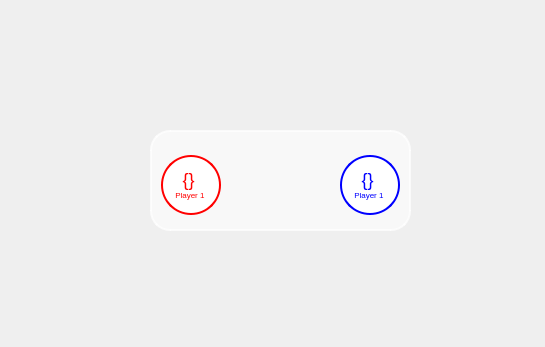
<?xml version="1.0" encoding="UTF-8"?>
<ui version="4.0">
 <class>Form</class>
 <widget class="QWidget" name="Form">
  <property name="geometry">
   <rect>
    <x>0</x>
    <y>0</y>
    <width>545</width>
    <height>347</height>
   </rect>
  </property>
  <property name="windowTitle">
   <string>Scoreboard</string>
  </property>
  <property name="styleSheet">
   <string notr="true">QWidget{
	background-image: url(:/scoreboards/scoreboard/scr_brd (1).jpg);
}</string>
  </property>
  <widget class="QFrame" name="frame">
   <property name="geometry">
    <rect>
     <x>150</x>
     <y>130</y>
     <width>261</width>
     <height>101</height>
    </rect>
   </property>
   <property name="styleSheet">
    <string notr="true">QFrame{
	border-radius: 20px;
	border: 2px solid rgba(255, 255, 255, 180);
	background: rgba(255, 255, 255, 140);
}
QLabel{
	background: #fff;
	border-radius: 30px;
	border: 2px solid gray;
}</string>
   </property>
   <property name="frameShape">
    <enum>QFrame::StyledPanel</enum>
   </property>
   <property name="frameShadow">
    <enum>QFrame::Raised</enum>
   </property>
   <layout class="QGridLayout" name="gridLayout">
    <item row="0" column="0">
     <layout class="QHBoxLayout" name="horizontalLayout">
      <item>
       <widget class="QLabel" name="label_3">
        <property name="minimumSize">
         <size>
          <width>60</width>
          <height>60</height>
         </size>
        </property>
        <property name="maximumSize">
         <size>
          <width>50</width>
          <height>50</height>
         </size>
        </property>
        <property name="font">
         <font>
          <pointsize>18</pointsize>
         </font>
        </property>
        <property name="styleSheet">
         <string notr="true">QLabel{
	color: red;
	border-color: red;
}</string>
        </property>
        <property name="text">
         <string>&lt;html&gt;
	&lt;head/&gt;
	&lt;body&gt;
		&lt;p style=&quot;font-size: 18px; padding: 0px; margin: 0px;&quot;&gt;
			{}
		&lt;/p&gt;
		&lt;p style=&quot;font-size: 8px; padding: 0px; margin: 0px;&quot;&gt;
			Player 1
		&lt;/p&gt;
	&lt;/body&gt;
&lt;/html&gt;</string>
        </property>
        <property name="alignment">
         <set>Qt::AlignCenter</set>
        </property>
       </widget>
      </item>
      <item>
       <spacer name="horizontalSpacer">
        <property name="orientation">
         <enum>Qt::Horizontal</enum>
        </property>
        <property name="sizeHint" stdset="0">
         <size>
          <width>40</width>
          <height>20</height>
         </size>
        </property>
       </spacer>
      </item>
      <item>
       <widget class="QLabel" name="label_2">
        <property name="minimumSize">
         <size>
          <width>60</width>
          <height>60</height>
         </size>
        </property>
        <property name="maximumSize">
         <size>
          <width>50</width>
          <height>50</height>
         </size>
        </property>
        <property name="font">
         <font>
          <pointsize>18</pointsize>
         </font>
        </property>
        <property name="styleSheet">
         <string notr="true">QLabel{
	color: blue;
	border-color: blue;
}</string>
        </property>
        <property name="text">
         <string>&lt;html&gt;
	&lt;head/&gt;
	&lt;body&gt;
		&lt;p style=&quot;font-size: 18px; padding: 0px; margin: 0px;&quot;&gt;
			{}
		&lt;/p&gt;
		&lt;p style=&quot;font-size: 8px; padding: 0px; margin: 0px;&quot;&gt;
			Player 1
		&lt;/p&gt;
	&lt;/body&gt;
&lt;/html&gt;</string>
        </property>
        <property name="alignment">
         <set>Qt::AlignCenter</set>
        </property>
       </widget>
      </item>
     </layout>
    </item>
   </layout>
  </widget>
 </widget>
 <resources>
  <include location="assets.qrc"/>
 </resources>
 <connections/>
</ui>
